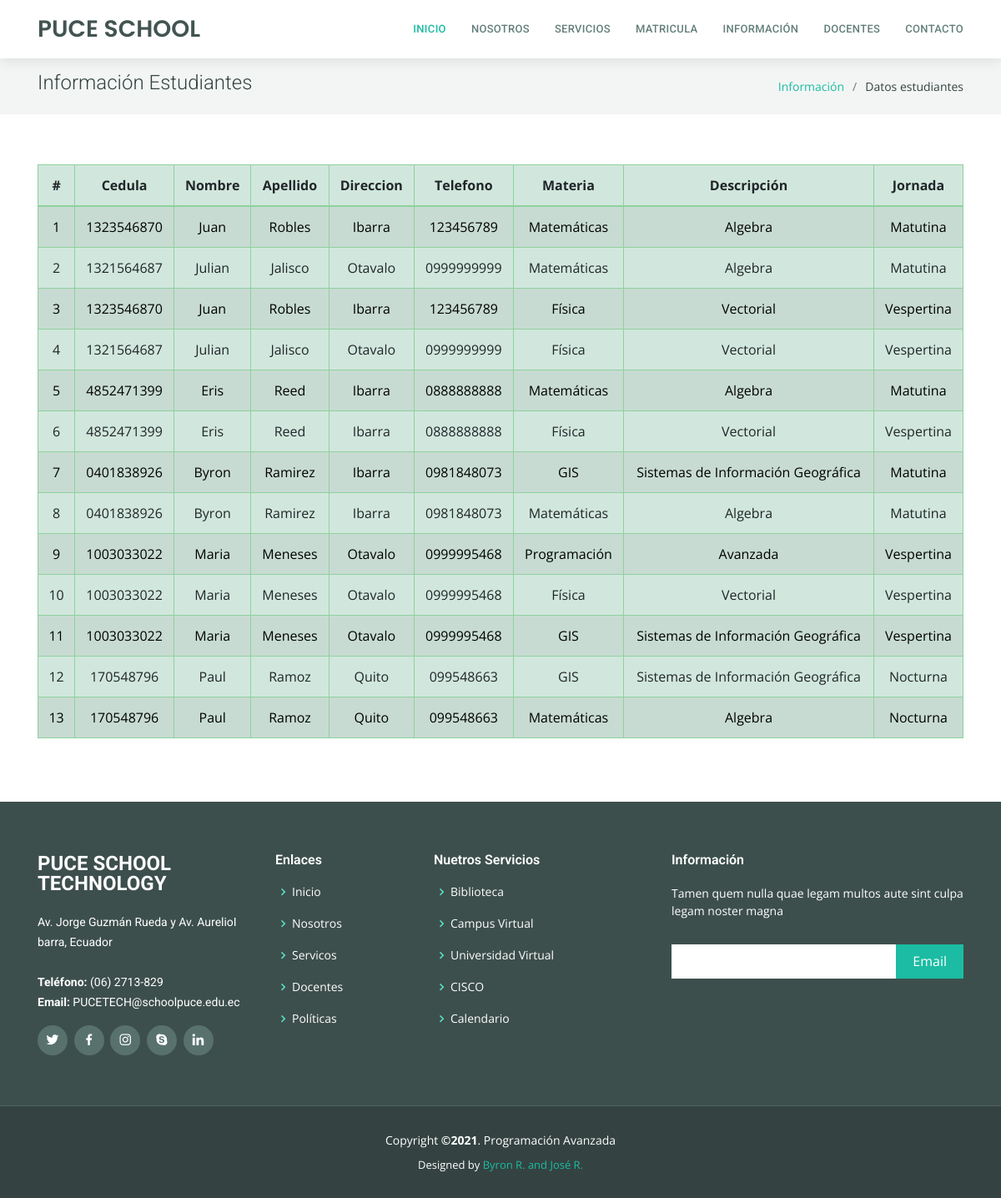
Screenshot of /?c=informacion with the database file from the repository.
### tables this page shows
CREATE TABLE IF NOT EXISTS `tbl_estudiantes` (
  `est_id` int(11) NOT NULL AUTO_INCREMENT,
  `est_cedula` varchar(15) NOT NULL,
  `est_nombres` varchar(50) NOT NULL,
  `est_apellidos` varchar(50) NOT NULL,
  `est_direccion` varchar(50) NOT NULL,
  `est_telefono` varchar(15) NOT NULL,
  `est_estado` int(11) NOT NULL DEFAULT '1',
  PRIMARY KEY (`est_id`)
);

CREATE TABLE IF NOT EXISTS `tbl_clases` (
  `clas_id` int(11) NOT NULL AUTO_INCREMENT,
  `clas_nombre` varchar(20) NOT NULL,
  `clas_descripcion` varchar(50) NOT NULL,
  `clas_estado` int(11) NOT NULL DEFAULT '1',
  PRIMARY KEY (`clas_id`)
);

CREATE TABLE IF NOT EXISTS `tbl_jornada` (
  `jor_id` int(11) NOT NULL AUTO_INCREMENT,
  `jor_tipo` varchar(20) NOT NULL,
  `jor_estado` int(11) NOT NULL DEFAULT '1',
  PRIMARY KEY (`jor_id`)
);

### Controller/controlllerDatos.php (called while the page is built, shortened)
<?php
include_once 'Model/matricula.php';
    class controlador{
        public function __construct(){
            $this->MODEL = new matricula();
        }
        public function informacion(){
            include_once 'View/datosTabla.php';
        }
    }

### Model/conexion.php (called while the page is built)
<?php
class Conexion{
    public static function conectar(){
        try {
            $conec = new PDO("mysql: host=localhost; dbname=bdd_pa_project; charset=utf8","root", "");
            $conec->setAttribute(PDO::ATTR_ERRMODE,PDO::ERRMODE_EXCEPTION);
            return $conec;
        } catch (PDOException $ex) {
            $conect = 'Error de conexión';
            echo "ERROR: " . $ex->getMessage();
        }
    }
}

### Model/matricula.php (called while the page is built, shortened)
<?php
class matricula{
    public $CNX;
    public function __construct(){
    try {
        $this->CNX = Conexion::conectar();
    } catch (Exception $th) {
        die($th->getMessage());
    }
}
public function selectInformacion(){
    try {
        $query=" SELECT a.est_cedula, a.est_nombres, a.est_apellidos, a.est_direccion, a.est_telefono,
        b.clas_nombre,b.clas_descripcion,c.jor_tipo FROM tbl_matricula AS d  INNER JOIN tbl_jornada AS c ON d.jor_id = c.jor_id
        INNER JOIN tbl_clases AS b ON d.clas_id = b.clas_id INNER JOIN tbl_estudiantes AS a ON d.est_id = a.est_id";
        $select=$this->CNX->prepare($query);
        $select->execute();
        return $select->fetchAll(PDO::FETCH_OBJ);
    } catch (Exception $th) {
        die($this->getMessage());
    }
}
}

### View/datosTabla.php (the view, shortened to what this page needs)
<!DOCTYPE html>
<html lang="en">
<head>
    <link href="Resources/vendor/animate.css/animate.min.css" rel="stylesheet">
    <link href="Resources/vendor/bootstrap/css/bootstrap.min.css" rel="stylesheet">
    <link href="Resources/vendor/bootstrap-icons/bootstrap-icons.css" rel="stylesheet">
    <link href="Resources/vendor/boxicons/css/boxicons.min.css" rel="stylesheet">
    <link href="Resources/vendor/glightbox/css/glightbox.min.css" rel="stylesheet">
    <link href="Resources/vendor/swiper/swiper-bundle.min.css" rel="stylesheet">
    <link rel="stylesheet" href="https://cdn.jsdelivr.net/npm/bootstrap@4.5.3/dist/css/bootstrap.min.css"
>
    <link href="Resources/css/style.css" rel="stylesheet">
</head>
<body>
    <header id="header" class="d-flex align-items-center">
        <div class="container d-flex align-items-center justify-content-between">
            <div class="logo">
                <h1 class="text-light"><a href="http://localhost/appMatricula/"><span>PUCE SCHOOL</span></a></h1>
            </div>
            <nav id="navbar" class="navbar">
                <ul>
                    <li><a class="nav-link scrollto active" href="http://localhost/appMatricula/">Inicio</a></li>
                    <li><a class="nav-link scrollto" href="#about">Nosotros</a></li>
                    <li><a class="nav-link scrollto" href="#services">Servicios</a></li>
                    <li><a class="nav-link scrollto" href="#portfolio">Matricula</a></li>
                    <li><a class="nav-link scrollto" href="?c=informacion">Información</a></li>
                    <li><a class="nav-link scrollto" href="#team">Docentes</a></li>
                    <li><a class="nav-link scrollto" href="#contact">Contacto</a></li>
                </ul>
            </nav>
        </div>
    </header>
    <main id="main">
        <section class="breadcrumbs">
            <div class="container">
                <div class="d-flex justify-content-between align-items-center">
                    <h2>Información Estudiantes</h2>
                    <ol>
                        <li><a href="?c=informacion">Información</a></li>
                        <li>Datos estudiantes</li>
                    </ol>
                </div>
            </div>
        </section>
        <section class="inner-page">
            <div class="container">
                <table class="table table-success table-striped table table-bordered" border="2">
                    <thead>
                        <tr>
                            <th scope="col" nowrap style="text-align:center">#</th>
                            <th scope="col" nowrap style="text-align:center">Cedula</th>
                            <th scope="col" nowrap style="text-align:center">Nombre</th>
                            <th scope="col" nowrap style="text-align:center">Apellido</th>
                            <th scope="col" nowrap style="text-align:center">Direccion</th>
                            <th scope="col" nowrap style="text-align:center">Telefono</th>
                            <th scope="col" nowrap style="text-align:center">Materia</th>
                            <th scope="col" nowrap style="text-align:center">Descripción</th>
                            <th scope="col" nowrap style="text-align:center">Jornada</th>
                        </tr>
                    </thead>
                    <tbody>
                        <?php
                        $count=1;
                        foreach($this->MODEL->selectInformacion() as $x){
                            echo "<tr>";
                            echo"<td style='text-align:center'>".$count."</td>";
                            echo"<td style='text-align:center'>".$x->est_cedula."</td>";
                            echo"<td style='text-align:center'>".$x->est_nombres."</td>";
                            echo"<td style='text-align:center'>".$x->est_apellidos."</td>";
                            echo"<td style='text-align:center'>".$x->est_direccion."</td>";
                            echo"<td style='text-align:center'>".$x->est_telefono."</td>";
                            echo"<td style='text-align:center'>".$x->clas_nombre."</td>";
                            echo"<td style='text-align:center'>".$x->clas_descripcion."</td>";
                            echo"<td style='text-align:center'>".$x->jor_tipo."</td>";
                            echo "</tr>";
                            $count++;
                        }
                        ?>
                    </tbody>
                </table>
            </div>
        </section>
    </main>
    <footer id="footer">
        <div class="footer-top">
            <div class="container">
                <div class="row">
                    <div class="col-lg-3 col-md-6 footer-info">
                        <h3>PUCE SCHOOL TECHNOLOGY</h3>
                        <p>
                            Av. Jorge Guzmán Rueda y Av. AurelioI<br>
                            barra, Ecuador<br><br>
                            <strong>Teléfono:</strong> (06) 2713-829<br>
                            <strong>Email:</strong> PUCETECH@schoolpuce.edu.ec<br>
                        </p>
                        <div class="social-links mt-3">
                            <a href="#" class="twitter"><i class="bx bxl-twitter"></i></a>
                            <a href="#" class="facebook"><i class="bx bxl-facebook"></i></a>
                            <a href="#" class="instagram"><i class="bx bxl-instagram"></i></a>
                            <a href="#" class="google-plus"><i class="bx bxl-skype"></i></a>
                            <a href="#" class="linkedin"><i class="bx bxl-linkedin"></i></a>
                        </div>
                    </div>
                    <div class="col-lg-2 col-md-6 footer-links">
                        <h4>Enlaces</h4>
                        <ul>
                            <li><i class="bx bx-chevron-right"></i> <a href="#">Inicio</a></li>
                            <li><i class="bx bx-chevron-right"></i> <a href="#">Nosotros</a></li>
                            <li><i class="bx bx-chevron-right"></i> <a href="#">Servicos</a></li>
                            <li><i class="bx bx-chevron-right"></i> <a href="#">Docentes</a></li>
                            <li><i class="bx bx-chevron-right"></i> <a href="#">Políticas</a></li>
                        </ul>
                    </div>
                    <div class="col-lg-3 col-md-6 footer-links">
                        <h4>Nuetros Servicios</h4>
                        <ul>
                            <li><i class="bx bx-chevron-right"></i> <a href="#">Biblioteca</a></li>
                            <li><i class="bx bx-chevron-right"></i> <a href="#">Campus Virtual</a></li>
                            <li><i class="bx bx-chevron-right"></i> <a href="#">Universidad Virtual</a></li>
                            <li><i class="bx bx-chevron-right"></i> <a href="#">CISCO</a></li>
                            <li><i class="bx bx-chevron-right"></i> <a href="#">Calendario</a></li>
                        </ul>
                    </div>
                    <div class="col-lg-4 col-md-6 footer-newsletter">
                        <h4>Información</h4>
                        <p>Tamen quem nulla quae legam multos aute sint culpa legam noster magna</p>
                        <form action="" method="post">
                            <input type="email" name="email"><input type="submit" value="Email">
                        </form>
                    </div>
                </div>
            </div>
        </div>
        <div class="container">
            <div class="copyright">
                Copyright <strong><span>©2021</span></strong>. Programación Avanzada
            </div>
            <div class="credits">
                Designed by <a href="http://localhost/appMatricula/">Byron R. and José R.</a>
            </div>
        </div>
    </footer>
</body>
</html>

### index.php
<?php
include_once 'Controller/controlllerDatos.php';
include_once 'Model/conexion.php';
$controller= new controlador();
if (!isset($_REQUEST['c'])){
    $controller->index();
}else{
    $action = $_REQUEST['c'];
    call_user_func(array($controller,$action));
}

### Resources/css/style.css (style rules this page uses)
body { font-family: "Open Sans", sans-serif; color: #334240; }
a { text-decoration: none; color: #1bbca3; }
h1, h2, h3, h4, h5, h6 { font-family: "Roboto", sans-serif; }
#header { height: 70px; z-index: 997; transition: all 0.5s; background: #fff; box-shadow: 0px 2px 15px rgba(0, 0, 0, 0.1); }
#header .logo h1 { font-size: 28px; margin: 0; padding: 10px 0; line-height: 1; font-weight: 400; }
#header .logo h1 a, #header .logo h1 a:hover { color: #425451; text-decoration: none; font-family: "Poppins", sans-serif; font-weight: 600; }
.scrolled-offset { margin-top: 70px; }
.navbar { padding: 0; }
.navbar ul { margin: 0; padding: 0; display: flex; list-style: none; align-items: center; }
.navbar li { position: relative; }
.navbar a, .navbar a:focus { display: flex; align-items: center; justify-content: space-between; padding: 10px 0 10px 30px; font-family: "Roboto", sans-serif; font-size: 13px; font-weight: 500; color: #637f7b; white-space: nowrap; transition: 0.3s; letter-spacing: 0.3px; text-transform: uppercase; }
.navbar a:hover, .navbar .active, .navbar .active:focus, .navbar li:hover > a { color: #1bbca3; }
section { padding: 60px 0; }
.breadcrumbs { padding: 15px 0; background-color: #f2f5f4; min-height: 40px; }
.breadcrumbs h2 { font-size: 24px; font-weight: 300; }
.breadcrumbs ol { display: flex; flex-wrap: wrap; list-style: none; padding: 0; margin: 0; font-size: 14px; }
.breadcrumbs ol li + li { padding-left: 10px; }
.breadcrumbs ol li + li::before { display: inline-block; padding-right: 10px; color: #6c757d; content: "/"; }
#footer { background: #344341; padding: 0 0 30px 0; color: #fff; font-size: 14px; }
#footer .footer-top { background: #3d4f4c; border-bottom: 1px solid #4d635f; padding: 60px 0 30px 0; }
#footer .footer-top .footer-info { margin-bottom: 30px; }
#footer .footer-top .footer-info h3 { font-size: 24px; margin: 0 0 20px 0; padding: 2px 0 2px 0; line-height: 1; font-weight: 700; }
#footer .footer-top .footer-info p { font-size: 14px; line-height: 24px; margin-bottom: 0; font-family: "Roboto", sans-serif; color: #fff; }
#footer .footer-top .social-links a { font-size: 18px; display: inline-block; background: #58716d; color: #fff; line-height: 1; padding: 8px 0; margin-right: 4px; border-radius: 50%; text-align: center; width: 36px; height: 36px; transition: 0.3s; }
#footer .footer-top h4 { font-size: 16px; font-weight: 600; color: #fff; position: relative; padding-bottom: 12px; }
#footer .footer-top .footer-links { margin-bottom: 30px; }
#footer .footer-top .footer-links ul { list-style: none; padding: 0; margin: 0; }
#footer .footer-top .footer-links ul i { padding-right: 2px; color: #56e7d0; font-size: 18px; line-height: 1; }
#footer .footer-top .footer-links ul li { padding: 10px 0; display: flex; align-items: center; }
#footer .footer-top .footer-links ul li:first-child { padding-top: 0; }
#footer .footer-top .footer-links ul a { color: #fff; transition: 0.3s; display: inline-block; line-height: 1; }
#footer .footer-top .footer-newsletter form { margin-top: 30px; background: #fff; padding: 6px 10px; position: relative; border-radius: 4; }
#footer .footer-top .footer-newsletter form input[type=email] { border: 0; padding: 4px; width: calc(100% - 110px); }
#footer .footer-top .footer-newsletter form input[type=submit] { position: absolute; top: 0; right: 0; bottom: 0; border: 0; background: none; font-size: 16px; padding: 0 20px; background: #1bbca3; color: #fff; transition: 0.3s; border-radius: 4; }
#footer .copyright { text-align: center; padding-top: 30px; }
#footer .credits { padding-top: 10px; text-align: center; font-size: 13px; color: #fff; }

### rows the page displays
tbl_estudiantes: est_cedula "1323546870", est_nombres "Juan", est_apellidos "Robles", est_direccion "Ibarra", est_telefono "123456789", tbl_clases.clas_nombre "Matemáticas", tbl_clases.clas_descripcion "Algebra", tbl_jornada.jor_tipo "Matutina", tbl_clases.clas_nombre "Física", tbl_clases.clas_descripcion "Vectorial", tbl_jornada.jor_tipo "Vespertina"
tbl_estudiantes: est_cedula "1321564687", est_nombres "Julian", est_apellidos "Jalisco", est_direccion "Otavalo", est_telefono "0999999999", tbl_clases.clas_nombre "Matemáticas", tbl_clases.clas_descripcion "Algebra", tbl_jornada.jor_tipo "Matutina", tbl_clases.clas_nombre "Física", tbl_clases.clas_descripcion "Vectorial", tbl_jornada.jor_tipo "Vespertina"
tbl_estudiantes: est_cedula "4852471399", est_nombres "Eris", est_apellidos "Reed", est_direccion "Ibarra", est_telefono "0888888888", tbl_clases.clas_nombre "Matemáticas", tbl_clases.clas_descripcion "Algebra", tbl_jornada.jor_tipo "Matutina", tbl_clases.clas_nombre "Física", tbl_clases.clas_descripcion "Vectorial", tbl_jornada.jor_tipo "Vespertina"
tbl_estudiantes: est_cedula "0401838926", est_nombres "Byron", est_apellidos "Ramirez", est_direccion "Ibarra", est_telefono "0981848073", tbl_clases.clas_nombre "GIS", tbl_clases.clas_descripcion "Sistemas de Información Geográfica", tbl_jornada.jor_tipo "Matutina", tbl_clases.clas_nombre "Matemáticas", tbl_clases.clas_descripcion "Algebra"
tbl_estudiantes: est_cedula "1003033022", est_nombres "Maria", est_apellidos "Meneses", est_direccion "Otavalo", est_telefono "0999995468", tbl_clases.clas_nombre "Programación", tbl_clases.clas_descripcion "Avanzada", tbl_jornada.jor_tipo "Vespertina", tbl_clases.clas_nombre "Física", tbl_clases.clas_descripcion "Vectorial", tbl_clases.clas_nombre "GIS", tbl_clases.clas_descripcion "Sistemas de Información Geográfica"
tbl_estudiantes: est_cedula "170548796", est_nombres "Paul", est_apellidos "Ramoz", est_direccion "Quito", est_telefono "099548663", tbl_clases.clas_nombre "GIS", tbl_clases.clas_descripcion "Sistemas de Información Geográfica", tbl_jornada.jor_tipo "Nocturna", tbl_clases.clas_nombre "Matemáticas", tbl_clases.clas_descripcion "Algebra"
